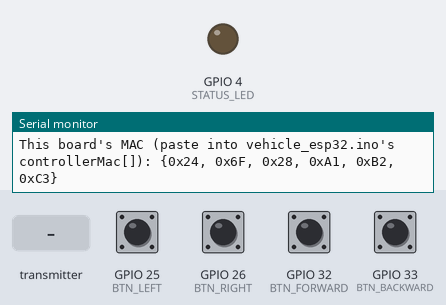
A sketch run on a simulated ESP32. Shown: output pins drawn as LEDs (lit = HIGH), the last lines printed to the serial monitor. The test bench sets the inputs (shaded band); at power-on: GPIO 25 (BTN_LEFT), GPIO 26 (BTN_RIGHT), GPIO 32 (BTN_FORWARD), GPIO 33 (BTN_BACKWARD) HIGH.

Above: at 0.1 s.
At 1.2 s:
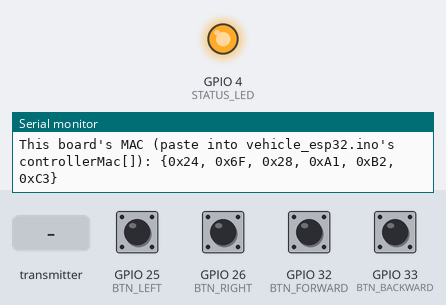
1.3 s: the transmitter starts sending ax = 0
At 2.3 s:
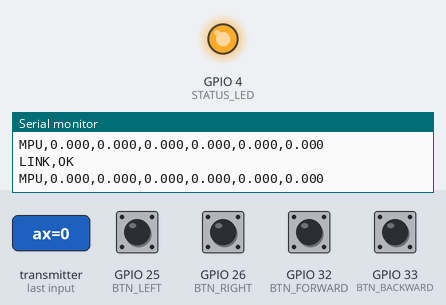
2.8 s: GPIO 25 (BTN_LEFT) pulled LOW for 0.15 s
4.4 s: GPIO 26 (BTN_RIGHT) pulled LOW for 0.15 s
6.0 s: GPIO 32 (BTN_FORWARD) pulled LOW for 0.15 s
7.6 s: GPIO 33 (BTN_BACKWARD) pulled LOW for 0.15 s
Timing chart, 0 to 10.2 s (numbered marks = the images above; inputs shaded):
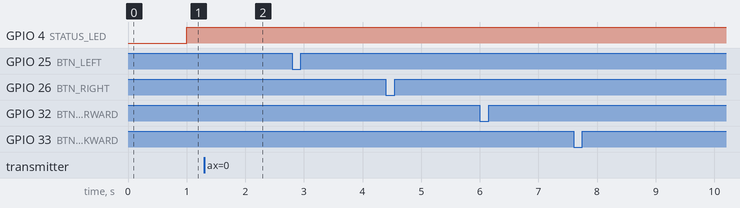

The sketch:

controller_esp32.ino
```cpp
// Controller ESP32 — USB<->ESP-NOW bridge, plus its own 4 physical buttons.
// - Drives the Vehicle ESP32 over ESP-NOW from its 4 physical buttons, OR
//   from FWD/BACK/LEFT/RIGHT/STOP commands sent over USB (e.g. a web
//   dashboard). Physical buttons always win: pressing one immediately
//   cancels whatever the last web command was.
// - A web drive command auto-stops if not refreshed within WEB_CMD_TIMEOUT_MS,
//   so a dropped web page/network doesn't leave the vehicle driving blind.
// - Relays the host's DROWSY/AWAKE state onward to the vehicle over ESP-NOW.
// - Relays MPU6050 telemetry (received from the vehicle over ESP-NOW) to the host over USB.
// - Status LED (D4): solid = linked to vehicle, blink (1s) = link lost
//
// Host serial protocol (115200 baud, line-based):
//   host -> controller : "DROWSY\n" | "AWAKE\n"
//                         "FWD\n" | "BACK\n" | "LEFT\n" | "RIGHT\n" | "STOP\n"
//   controller -> host : "MPU,ax,ay,az,gx,gy,gz\n"   (forwarded from vehicle)
//                        "LINK,OK\n" | "LINK,LOST\n" (vehicle connection status)

#include <esp_now.h>
#include <WiFi.h>
#include "esp_mac.h"

// ponytail: struct layout duplicated in vehicle_esp32.ino — keep both in sync by hand,
// a shared header is overkill for two small structs on a 2-node link.
typedef struct {
  uint8_t forward;
  uint8_t backward;
  uint8_t left;
  uint8_t right;
  uint8_t drowsy; // 0 = awake, 1 = drowsy
} ControlPacket;

typedef struct {
  float ax, ay, az;
  float gx, gy, gz;
} TelemetryPacket;

uint8_t vehicleMac[6] = {0x68, 0x09, 0x47, 0x87, 0xA4, 0x68}; // Vehicle ESP32

#define BTN_FORWARD  32
#define BTN_BACKWARD 33
#define BTN_LEFT     25
#define BTN_RIGHT    26
#define STATUS_LED   4

const unsigned long SEND_INTERVAL_MS = 100;   // 10 Hz control + heartbeat
const unsigned long LINK_TIMEOUT_MS  = 2000;
const unsigned long LOST_BLINK_MS    = 1000;
const unsigned long WEB_CMD_TIMEOUT_MS = 500; // stale web drive command auto-stops

ControlPacket outPacket = {0, 0, 0, 0, 0};
unsigned long lastSend = 0;
unsigned long lastTelemetryRx = 0;
unsigned long lastLedToggle = 0;
bool ledState = false;
bool linkWasOk = false;
String serialLine;
bool prevF = false, prevB = false, prevL = false, prevR = false;

bool webF = false, webB = false, webL = false, webR = false;
unsigned long lastWebCmd = 0;

void onDataRecv(const esp_now_recv_info_t *info, const uint8_t *data, int len) {
  if (len != sizeof(TelemetryPacket)) return;
  TelemetryPacket t;
  memcpy(&t, data, sizeof(t));
  lastTelemetryRx = millis();
  Serial.printf("MPU,%.3f,%.3f,%.3f,%.3f,%.3f,%.3f\n", t.ax, t.ay, t.az, t.gx, t.gy, t.gz);
}

void updateLed(bool linkOk) {
  unsigned long now = millis();
  if (!linkOk) {
    if (now - lastLedToggle >= LOST_BLINK_MS) {
      lastLedToggle = now;
      ledState = !ledState;
      digitalWrite(STATUS_LED, ledState);
    }
  } else {
    digitalWrite(STATUS_LED, HIGH);
  }
}

void setup() {
  Serial.begin(115200);

  pinMode(BTN_FORWARD, INPUT_PULLUP);
  pinMode(BTN_BACKWARD, INPUT_PULLUP);
  pinMode(BTN_LEFT, INPUT_PULLUP);
  pinMode(BTN_RIGHT, INPUT_PULLUP);
  pinMode(STATUS_LED, OUTPUT);

  WiFi.mode(WIFI_STA); // ESP-NOW needs the radio up, even with no AP connection

  uint8_t mac[6];
  esp_read_mac(mac, ESP_MAC_WIFI_STA); // reads eFuse directly - reliable even before any WiFi activity
  Serial.printf("This board's MAC (paste into vehicle_esp32.ino's controllerMac[]): "
                "{0x%02X, 0x%02X, 0x%02X, 0x%02X, 0x%02X, 0x%02X}\n",
                mac[0], mac[1], mac[2], mac[3], mac[4], mac[5]);

  if (esp_now_init() != ESP_OK) {
    Serial.println("ESP-NOW init failed");
    return;
  }
  esp_now_register_recv_cb(onDataRecv);

  esp_now_peer_info_t peer = {};
  memcpy(peer.peer_addr, vehicleMac, 6);
  peer.channel = 0;
  peer.encrypt = false;
  if (esp_now_add_peer(&peer) != ESP_OK) {
    Serial.println("Failed to add vehicle peer");
  }
}

void pollHostSerial() {
  while (Serial.available()) {
    char c = Serial.read();
    if (c == '\n') {
      serialLine.trim();
      if (serialLine == "DROWSY") outPacket.drowsy = 1;
      else if (serialLine == "AWAKE") outPacket.drowsy = 0;
      else if (serialLine == "FWD")   { webF = true;  webB = false; webL = false; webR = false; lastWebCmd = millis(); }
      else if (serialLine == "BACK")  { webF = false; webB = true;  webL = false; webR = false; lastWebCmd = millis(); }
      else if (serialLine == "LEFT")  { webF = false; webB = false; webL = true;  webR = false; lastWebCmd = millis(); }
      else if (serialLine == "RIGHT") { webF = false; webB = false; webL = false; webR = true;  lastWebCmd = millis(); }
      else if (serialLine == "STOP")  { webF = false; webB = false; webL = false; webR = false; lastWebCmd = millis(); }
      serialLine = "";
    } else if (c != '\r') {
      serialLine += c;
    }
  }
}

void loop() {
  pollHostSerial();

  // physical buttons are active LOW (INPUT_PULLUP, wired to GND) and always win
  // over a stale website command if someone's actually holding one down
  bool f = digitalRead(BTN_FORWARD)  == LOW;
  bool b = digitalRead(BTN_BACKWARD) == LOW;
  bool l = digitalRead(BTN_LEFT)     == LOW;
  bool r = digitalRead(BTN_RIGHT)    == LOW;
  // debug: print on press (rising edge only, not held-down spam)
  if (f && !prevF) Serial.println("BTN,forward");
  if (b && !prevB) Serial.println("BTN,backward");
  if (l && !prevL) Serial.println("BTN,left");
  if (r && !prevR) Serial.println("BTN,right");
  prevF = f; prevB = b; prevL = l; prevR = r;

  if (f || b || l || r) {
    // a physical button press always overrides and cancels any web command
    outPacket.forward = f; outPacket.backward = b; outPacket.left = l; outPacket.right = r;
    webF = webB = webL = webR = false;
  } else if (millis() - lastWebCmd < WEB_CMD_TIMEOUT_MS) {
    outPacket.forward = webF; outPacket.backward = webB; outPacket.left = webL; outPacket.right = webR;
  } else {
    outPacket.forward = 0; outPacket.backward = 0; outPacket.left = 0; outPacket.right = 0;
  }

  unsigned long now = millis();
  if (now - lastSend >= SEND_INTERVAL_MS) {
    lastSend = now;
    esp_now_send(vehicleMac, (uint8_t *)&outPacket, sizeof(outPacket));
  }

  bool linkOk = (now - lastTelemetryRx < LINK_TIMEOUT_MS) && (lastTelemetryRx != 0);
  if (linkOk != linkWasOk) {
    linkWasOk = linkOk;
    Serial.println(linkOk ? "LINK,OK" : "LINK,LOST");
  }

  updateLed(linkOk);
}
```

Measured:
- after the input at 1.3 s, GPIO 4 (STATUS_LED): stays HIGH (without the input it goes to LOW after 0.70 s)
